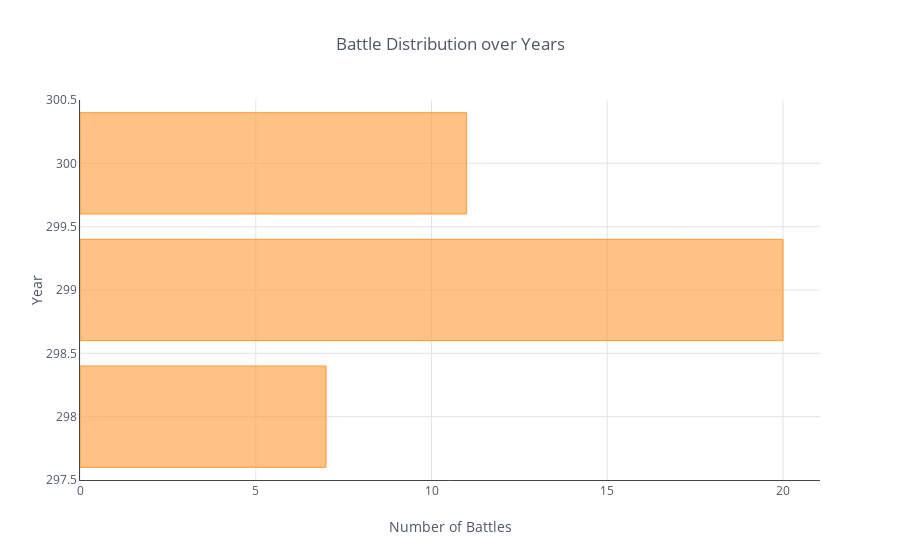

The code cell stored with this chart in its notebook:
### Markdown cell above
## Battle Distribution Across Years
The plot below shows that maximum bloodshed happened in the year 299 with a total of 20 battles fought!

### Code cell
battles_df.year.value_counts().iplot(kind='barh',
                                    xTitle='Number of Battles',
                                    yTitle='Year',
                                    title='Battle Distribution over Years',
                                    showline=True)

### Figure 1 — Plotly figure (JSON) as saved in the notebook; plotly's stock layout.template omitted (floating-point values rounded to 4 significant figures)
{"data": [{"marker": {"color": "rgba(255, 153, 51, 0.6)", "line": {"color": "rgba(255, 153, 51, 1.0)", "width": 1}}, "name": "year", "orientation": "h", "text": "", "type": "bar", "x": [20, 11, 7], "y": [299, 300, 298]}], "layout": {"legend": {"bgcolor": "#FFFFFF", "font": {"color": "#4D5663"}}, "paper_bgcolor": "#FFFFFF", "plot_bgcolor": "#FFFFFF", "title": "Battle Distribution over Years", "titlefont": {"color": "#4D5663"}, "xaxis1": {"gridcolor": "#E1E5ED", "showgrid": true, "showline": true, "tickfont": {"color": "#4D5663"}, "title": "Number of Battles", "titlefont": {"color": "#4D5663"}, "zerolinecolor": "#E1E5ED"}, "yaxis1": {"gridcolor": "#E1E5ED", "showgrid": true, "showline": true, "tickfont": {"color": "#4D5663"}, "title": "Year", "titlefont": {"color": "#4D5663"}, "zerolinecolor": "#E1E5ED"}}}
